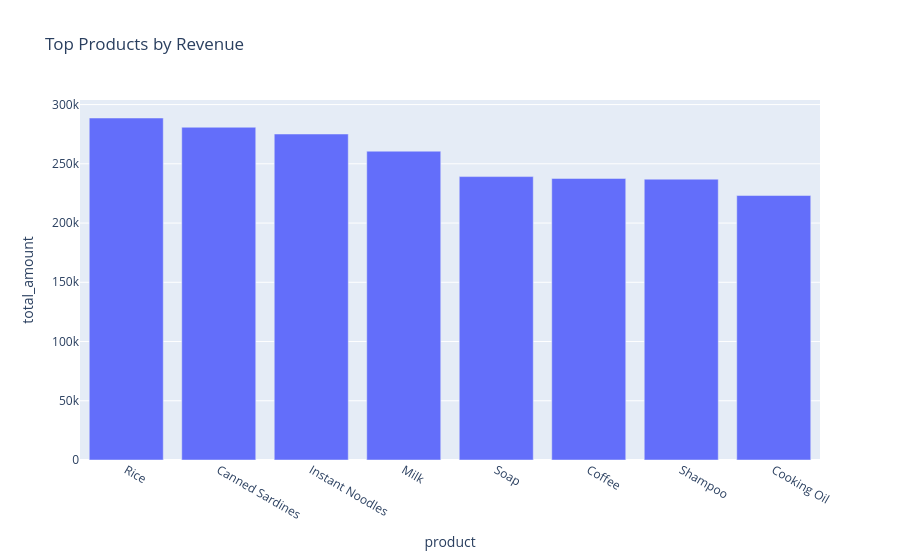

Source (notebook cell):
### Markdown cell above
## Load Sales Data
Load the sales dataset and convert dates to datetime format for time-based analysis. Display a preview of the data structure.

### Code cell
# Bar chart
top_products = sales.groupby('product', dropna=False)['total_amount'].sum().sort_values(ascending=False).reset_index()
fig = px.bar(top_products, x='product', y='total_amount', title='Top Products by Revenue')
fig.show()

### Figure 1 — Plotly figure (JSON) as saved in the notebook; plotly's stock layout.template omitted (floating-point values rounded to 4 significant figures)
{"data": [{"hovertemplate": "product=%{x}<br>total_amount=%{y}<extra></extra>", "legendgroup": "", "marker": {"color": "#636efa", "pattern": {"shape": ""}}, "name": "", "orientation": "v", "showlegend": false, "textposition": "auto", "type": "bar", "x": ["Rice", "Canned Sardines", "Instant Noodles", "Milk", "Soap", "Coffee", "Shampoo", "Cooking Oil"], "xaxis": "x", "y": [288700.0, 280900.0, 275200.0, 260600.0, 239200.0, 237700.0, 237000.0, 223200.0], "yaxis": "y"}], "layout": {"barmode": "relative", "legend": {"tracegroupgap": 0}, "title": {"text": "Top Products by Revenue"}, "xaxis": {"anchor": "y", "domain": [0, 1], "title": {"text": "product"}}, "yaxis": {"anchor": "x", "domain": [0, 1], "title": {"text": "total_amount"}}}}
